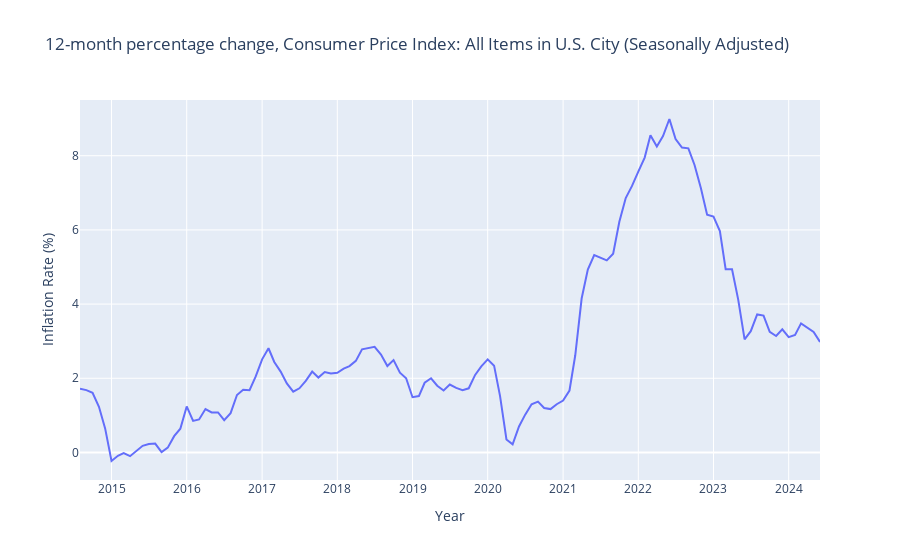
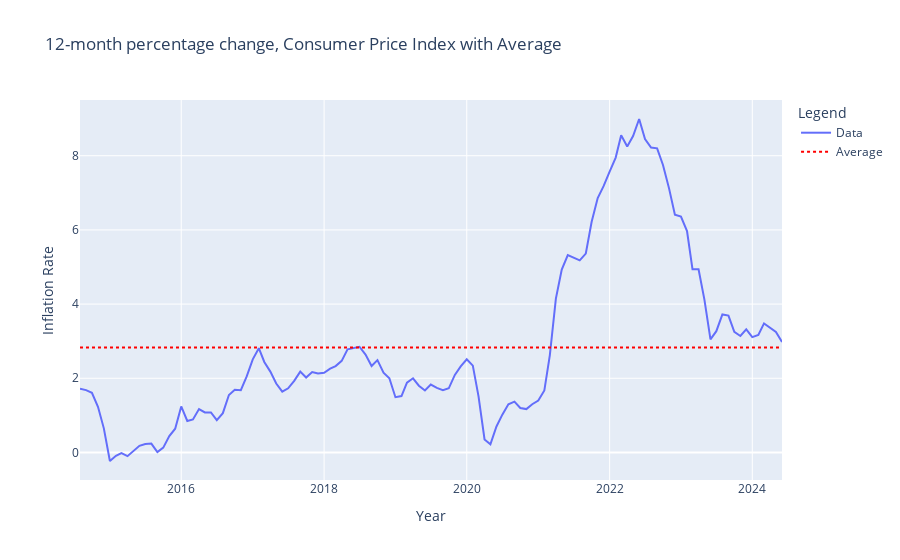
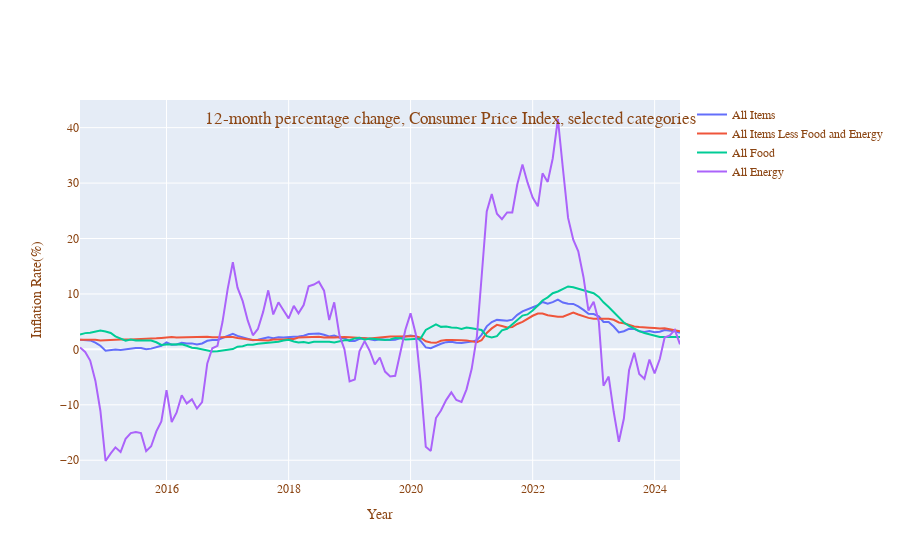

Notebook code for these charts, in order:
### Code cell
#Create interactive map using plotly

# Plot the inflation rate change in CPI (Consumer Price Index for All Items in USA)

fig = px.line(
    observations_au_sl_df, 
    x=observations_au_sl_df.index, 
    y=observations_au_sl_df['Inflation Rate'],    
    title="12-month percentage change, Consumer Price Index: All Items in U.S. City (Seasonally Adjusted)",
    labels={"Date": "Year", "Inflation Rate": "Inflation Rate (%)"})
fig.show()

fig.write_html("2023_CPI_Change_ALL_Items.html")

average_value = observations_au_sl_df['Inflation Rate'].mean()

# Create the initial time graph
fig = go.Figure(go.Scatter(x=observations_au_sl_df.index, y=observations_au_sl_df['Inflation Rate'], mode='lines', name='Data'))

# Add a dotted line for the average
fig.add_trace(go.Scatter(x=observations_au_sl_df.index, y=[average_value]*len(observations_au_sl_df), mode='lines', name='Average',
                         line=dict(color='red', width=2, dash='dot')))

# Customize the layout
fig.update_layout(title='12-month percentage change, Consumer Price Index with Average',
                  xaxis_title='Year',
                  yaxis_title='Inflation Rate',
                  legend_title='Legend')

# Show the figure
fig.show()
fig.write_html("2023_CPI_Avg_Change_ALL_Items.html")

# Plot the inflation rate change in CPI for All Items in USA, Food, Energy and Items Less Food and Energy
fig = go.Figure()

# Add traces for each time series
fig.add_trace(go.Scatter(x=observations_au_sl_df.index, y=observations_au_sl_df['Inflation Rate'], mode='lines', name='All Items'))
fig.add_trace(go.Scatter(x=observations_lfe_sl_df.index, y=observations_lfe_sl_df['Inflation Rate'], mode='lines', name='All Items Less Food and Energy'))
fig.add_trace(go.Scatter(x=observations_food_sl_df.index, y=observations_food_sl_df['Inflation Rate'], mode='lines', name='All Food'))
fig.add_trace(go.Scatter(x=observations_energy_sl_df.index, y=observations_energy_sl_df['Inflation Rate'], mode='lines', name='All Energy'))

fig.update_layout(
    title={
        'text': '12-month percentage change, Consumer Price Index, selected categories',
        'y':0.8,
        'x':0.5,
        'xanchor': 'center',
        'yanchor': 'top'
    },
    xaxis_title='Year',
    yaxis_title='Inflation Rate(%)',
    font=dict(
        family="Courier New, monospace",
        size=12,
        color="saddlebrown"
    )
)

# Show the figure
fig.show()
fig.write_html("2023_CPI_Change_Diff_Categories.html")
